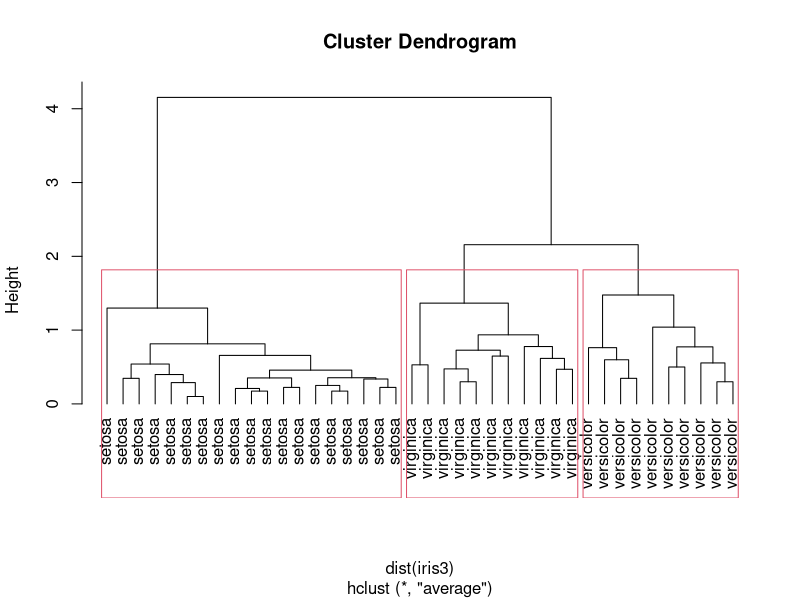
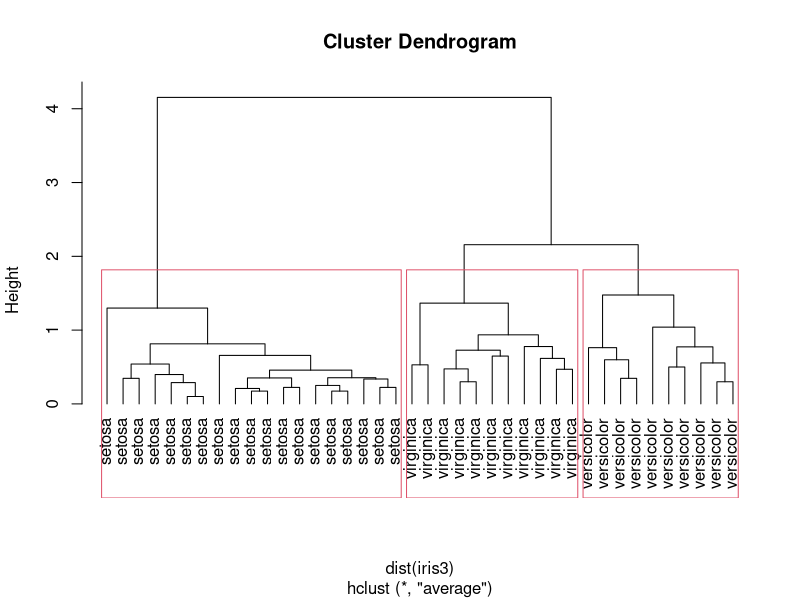
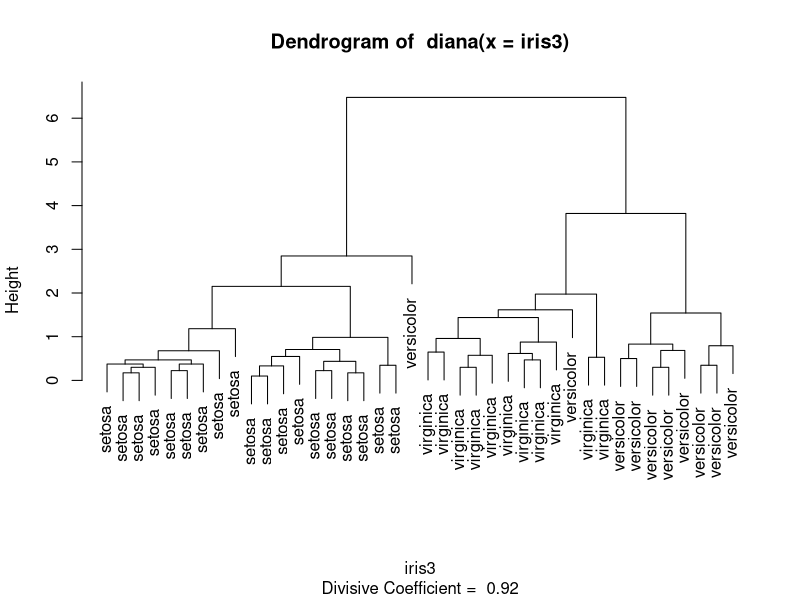
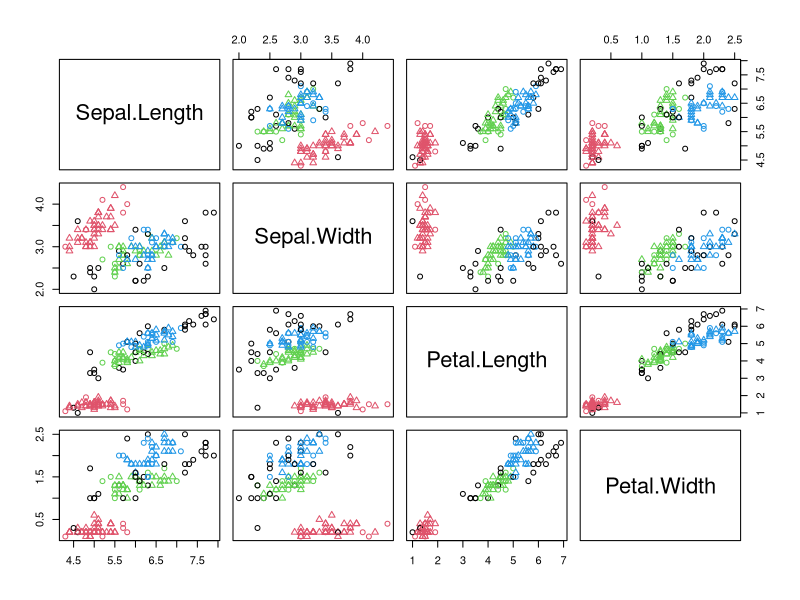
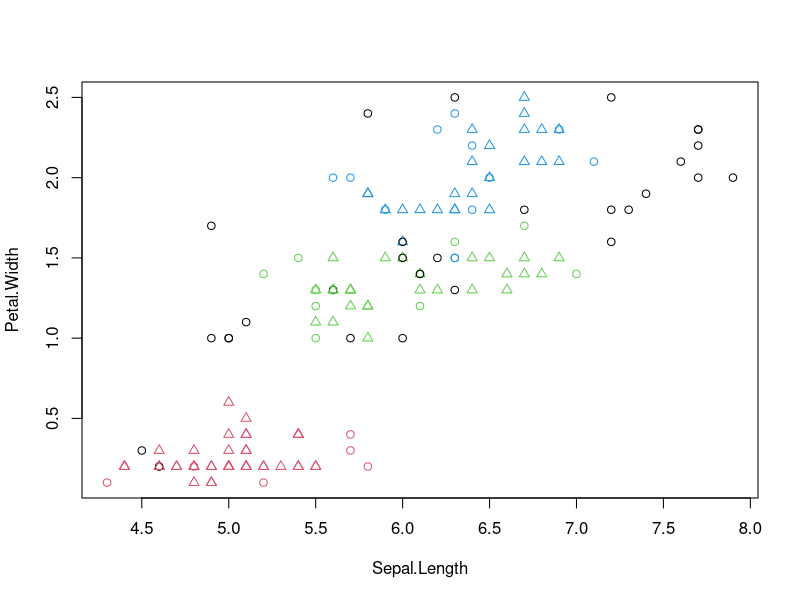
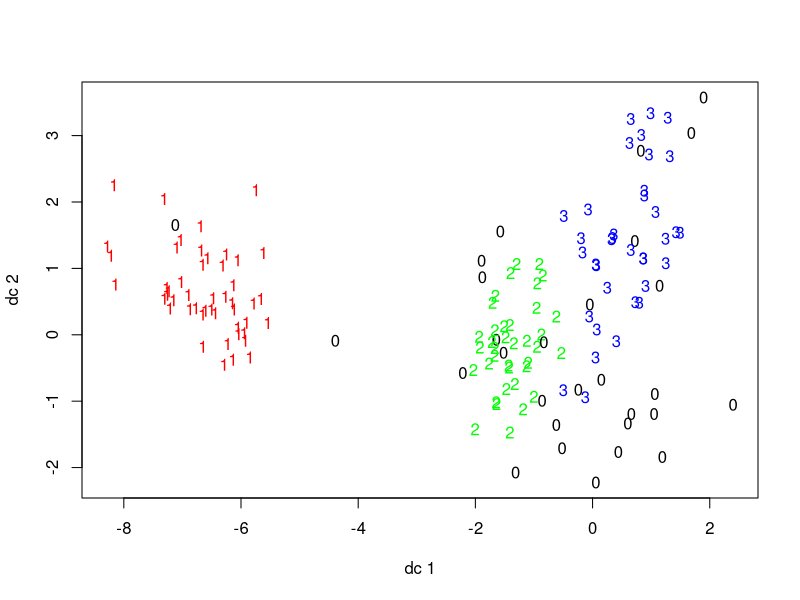
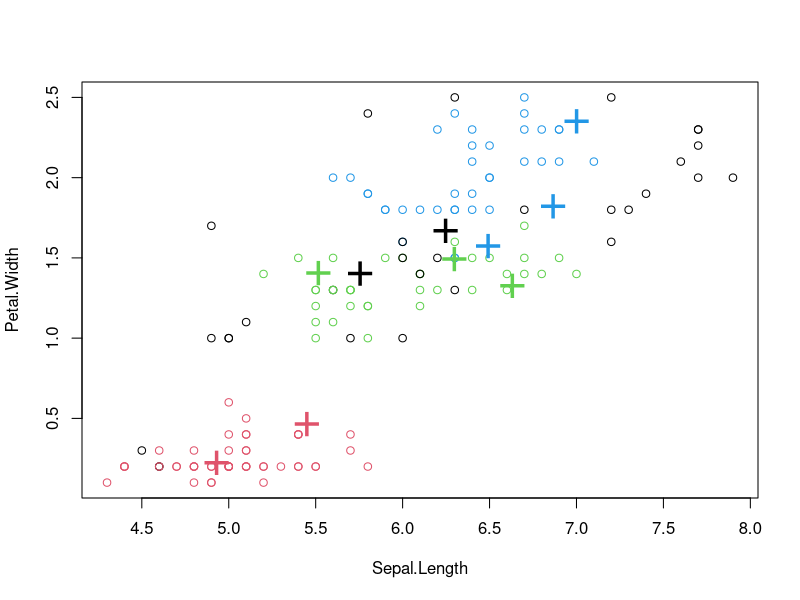

Reproduce these figures in R, in order.
#######################################
## Agglomerative Hierachical         ##
#######################################

library(stats)

## the IRIS dataset
str(iris)
summary(iris)


## hierarchical clustering
set.seed(2835)
# draw a sample of 40 records from the iris data, so that the clustering plot will not be over crowded
idx <- sample(1:dim(iris)[1], 40)
iris3 <- iris[idx,]
# remove class label
iris3$Species <- NULL
# hierarchical clustering
hc <- hclust(dist(iris3), method="ave")
# plot clusters
plot(hc, hang = -1, labels=iris$Species[idx])
# cut tree into 3 clusters
rect.hclust(hc, k=3)
# get cluster IDs
groups <- cutree(hc, k=3)
groups
plot(hc, hang = -1, labels=iris$Species[idx])
rect.hclust(hc, k=3) # cut tree into 3 clusters

#######################################
## Divisive Hierachical              ##
#######################################

## clustering with DIANA
library(cluster)
diana.result <- diana(iris3)
## plot(diana.result, which.plots=2, labels=iris$Species[idx])
plot(diana.result, which.plots=2, labels=iris$Species[idx])

#######################################
## Density Based                     ##
#######################################

## Density-based Clustering
library(fpc)
iris2 <- iris[-5] # remove class tags
ds <- dbscan(iris2, eps=0.42, MinPts=5)
ds
# compare clusters with actual class labels
table(ds$cluster, iris$Species)
library(gmodels)
CrossTable(ds$cluster, iris$Species)

plot(ds, iris2)
plot(ds, iris2[, c(1,4)])
plotcluster(iris2, ds$cluster)

#######################################
## Cluster Prediction                ##
#######################################

# create a new dataset for labeling
set.seed(435) 
idx <- sample(1:nrow(iris), 10)
# remove class labels
new.data <- iris[idx,-5]
# add random noise
new.data <- new.data + matrix(runif(10*4, min=0, max=0.2), 
                              nrow=10, ncol=4)
# label new data
pred <- predict(ds, iris2, new.data) 
table(pred, iris$Species[idx]) # check cluster labels
plot(iris2[, c(1,4)], col=1+ds$cluster)
points(new.data[, c(1,4)], pch="+", col=1+pred, cex=3)
